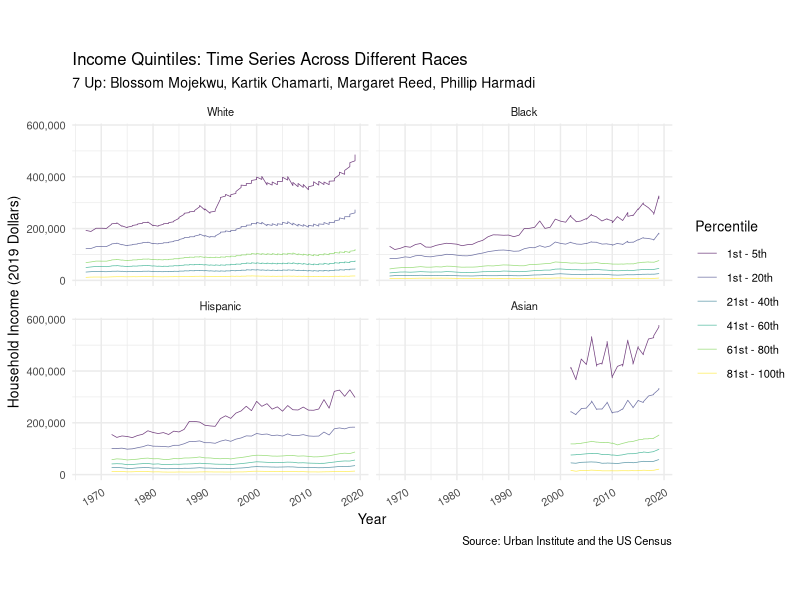
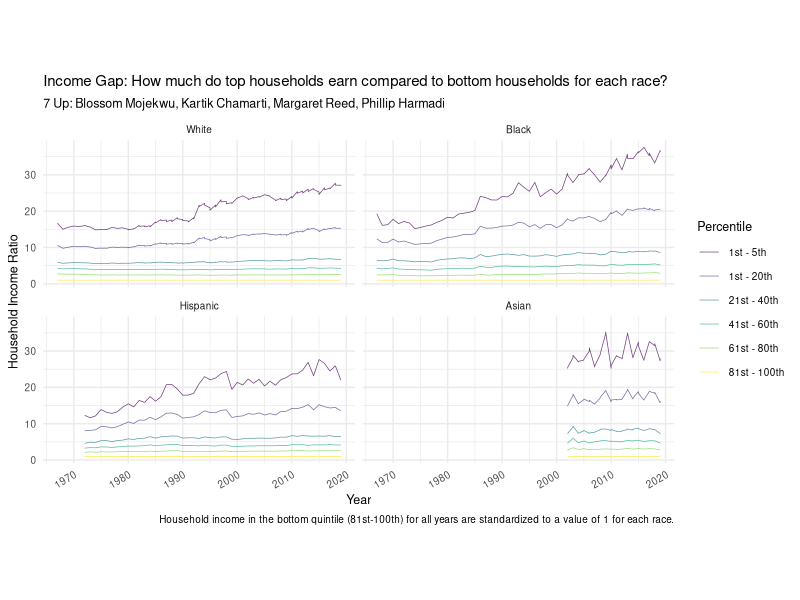
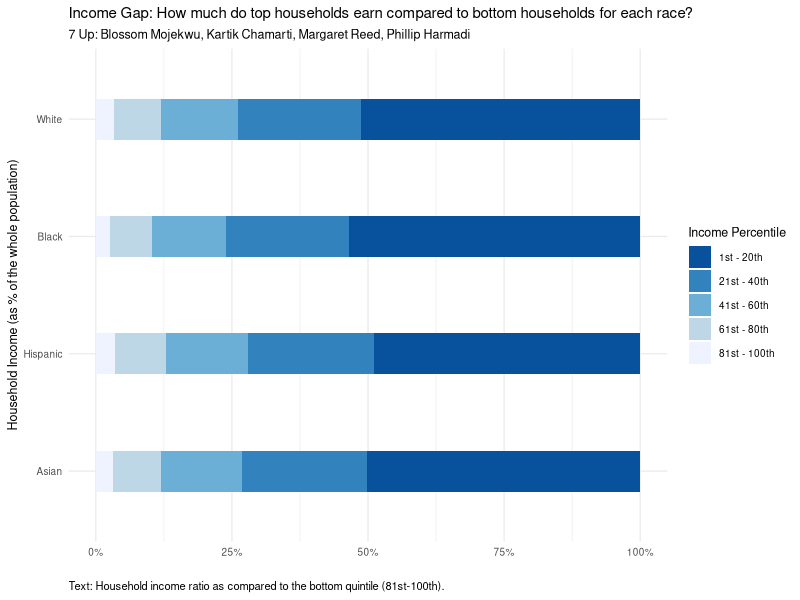
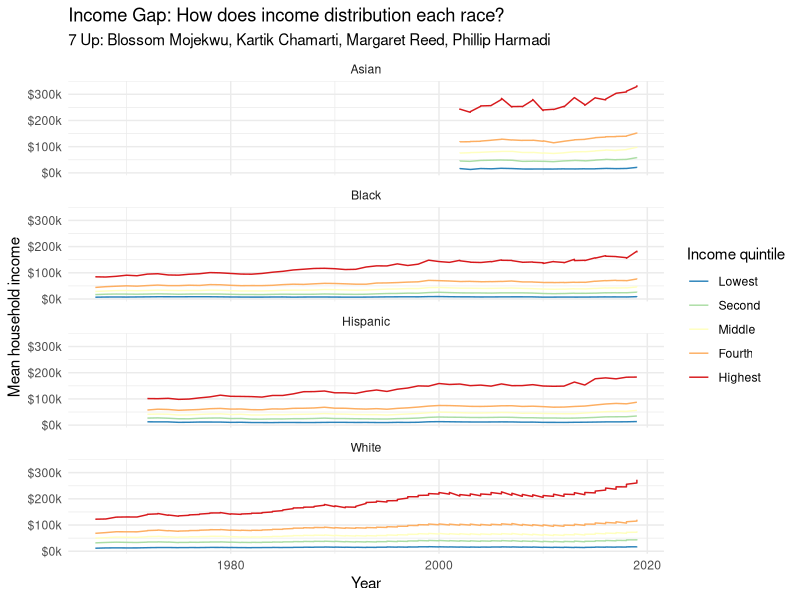

Write the R code that produced these figures, in order.
## ---- chunk 1
knitr::opts_chunk$set(echo = TRUE)
## ---- chunk 2
library(tidyverse)
library(lubridate)
library(plyr)
library(gganimate)
## ---- chunk 3
income_mean <- read.csv(file = "../data/income_mean.csv")

## ---- chunk 4
income_mean$race <- as.character(income_mean$race)

income_mean <- income_mean %>%
  mutate(race = str_remove(race, ',?\\s(.*)'))

income_mean$race <- factor(income_mean$race,
                           levels = c("All", "White", "Black", "Hispanic",
                                      "Asian"))
## ---- chunk 5
income_mean <- income_mean %>%
  mutate(income_percentile = case_when(
      income_quintile == "Top 5%"   ~ "1st - 5th",
      income_quintile == "Highest"  ~ "1st - 20th",
      income_quintile == "Second"   ~ "21st - 40th",
      income_quintile == "Middle"   ~ "41st - 60th",
      income_quintile == "Fourth"   ~ "61st - 80th",
      income_quintile == "Lowest"   ~ "81st - 100th")) 


income_mean$income_percentile <- as.factor(income_mean$income_percentile) 

income_mean$income_percentile <- factor(income_mean$income_percentile, 
                                        levels = c("1st - 5th", "1st - 20th", 
                                                   "21st - 40th",
                                                   "41st - 60th", "61st - 80th", 
                                                   "81st - 100th"))
## ---- chunk 6
income_mean <- income_mean %>% filter(dollar_type == "2019 Dollars")

income_mean <- income_mean %>% filter(race != "All")
## ---- chunk 7
ggplot(data = income_mean,
       mapping = aes(x = year,
                     y = income_dollars,
                     colour = income_percentile)) +
  geom_line(size = 0.25, alpha = 0.75) + 
  facet_wrap(. ~ race, nrow = 2) +
  labs(
    title = "Income Quintiles: Time Series Across Different Races",
    subtitle = "7 Up: Blossom Mojekwu, Kartik Chamarti, Margaret Reed, Phillip Harmadi",
    x = "Year", 
    y = "Household Income (2019 Dollars)", 
    color = "Percentile",
    caption = "Source: Urban Institute and the US Census"
    ) +
  scale_x_continuous(breaks = scales::pretty_breaks(n = 5)) +
  scale_y_continuous(labels = scales::comma) +
  scale_colour_viridis_d() +
  theme_minimal() +
  theme(text = element_text(size = 10), 
        axis.text.x = element_text(angle = 30, hjust = 1),
        axis.text.y = element_text(angle = 0, hjust = 1)) +
  coord_fixed(ratio = 1 / 20000)
## ---- chunk 8
income_mean_wider <- income_mean %>%
  select(-c(income_percentile)) %>%
  pivot_wider(names_from = income_quintile, 
                                  values_from = c("income_dollars")) %>% unnest()
income_mean_wider <- income_mean_wider %>%
  mutate(lowest_standardized = 1,
         second_standardized = Second / Lowest,
         middle_standardized = Middle / Lowest,
         fourth_standardized = Fourth / Lowest,
         highest_standardized = Highest / Lowest,
         top_5_pct_standardized = `Top 5%` / Lowest)

income_mean_wider <- income_mean_wider %>%
  select(-c("Lowest", "Second", "Middle", "Fourth", "Highest", "Top 5%")) %>%
  filter(dollar_type == "2019 Dollars") %>%
  select(-c("dollar_type")) 
## ---- chunk 9
income_mean_final <- income_mean_wider %>% 
  pivot_longer(cols = !year:race,
               names_to = "income_quintile", 
               values_to = "income_dollars")

income_mean_final <- income_mean_final %>%
  mutate(income_percentile = case_when(
      income_quintile == "top_5_pct_standardized"    ~ "1st - 5th",
      income_quintile == "highest_standardized"      ~ "1st - 20th",
      income_quintile == "fourth_standardized"       ~ "21st - 40th",
      income_quintile == "middle_standardized"       ~ "41st - 60th",
      income_quintile == "second_standardized"       ~ "61st - 80th",
      income_quintile == "lowest_standardized"       ~ "81st - 100th"),
      income_dollars_standardized = income_dollars) %>%
  select(-c("income_dollars"))

income_mean_final$income_percentile <- factor(income_mean_final$income_percentile, 
                                        levels = c("1st - 5th", "1st - 20th", 
                                                   "21st - 40th",
                                                   "41st - 60th", "61st - 80th", 
                                                   "81st - 100th"))
## ---- chunk 10
ggplot(data = income_mean_final,
       mapping = aes(x = year,
                     y = income_dollars_standardized,
                     colour = income_percentile)) +
  geom_line(size = 0.25, alpha = 0.75) + 
  facet_wrap(. ~ race, nrow = 2) +
  labs(
    title = "Income Gap: How much do top households earn compared to bottom households for each race?",
    subtitle = "7 Up: Blossom Mojekwu, Kartik Chamarti, Margaret Reed, Phillip Harmadi",
    x = "Year", y = "Household Income Ratio", 
    color = "Percentile",
    caption = "Household income in the bottom quintile (81st-100th) for all years are standardized to a value of 1 for each race."
    ) +
  scale_x_continuous(breaks = scales::pretty_breaks(n = 5)) +
  scale_y_continuous(labels = scales::comma) +
  scale_colour_viridis_d() +
  theme_minimal() +
  theme(text = element_text(size = 9), 
        axis.text.x = element_text(angle = 30, hjust = 1),
        axis.text.y = element_text(angle = 0, hjust = 1)) +
  coord_fixed(ratio = 1 / 1.5)
## ---- chunk 11
income_mean_final <- income_mean_final %>%
  mutate(income_quintile = fct_reorder(.f = income_quintile, .x = income_dollars_standardized, 
                                     .fun = mean, na.rm = FALSE, .desc = TRUE)) %>%
  filter(year == 2019) %>%
  filter(income_quintile != "top_5_pct_standardized") 

income_mean_final
## ---- chunk 12

#the following dataframe that I created shows the total values for each box based on race and income quintile. 
# finding a way to merge both dataframes should allow it so that the geom_text label
# can access the data.
# link for help: https://stackoverflow.com/questions/6644997/showing-data-values-on-stacked-bar-chart-in-ggplot2

income_mean_final %>%
  mutate(income_quintile = fct_reorder(.f = income_quintile, .x = income_dollars_standardized,                              .fun = mean, na.rm = FALSE, .desc = TRUE)) %>%
  filter(year == 2019) %>%
  filter(income_quintile != "top_5_pct_standardized") %>%
ggplot(aes(fill = income_percentile, 
             x = income_dollars_standardized, 
             y = reorder(race, desc(race)), 
             width = 0.35)) + 
  geom_bar(position = "fill", stat = "identity") +
  scale_fill_brewer(type = "seq", palette = "Blues", direction = -1) +
  labs(
    title = "Income Gap: How much do top households earn compared to bottom households for each race?",
    subtitle = "7 Up: Blossom Mojekwu, Kartik Chamarti, Margaret Reed, Phillip Harmadi",
    x = "", y = "Household Income (as % of the whole population)", 
    fill = "Income Percentile",
    caption = "Text: Household income ratio as compared to the bottom quintile (81st-100th)."
    ) +
  scale_colour_viridis_d() +
  scale_x_continuous(labels = scales::percent_format(scale = 100)) +
  theme_minimal(base_size = 10) +
  theme(text = element_text(size = 9),
        plot.caption = element_text(size = 8, hjust = 0))

## ---- chunk 13
income_mean %>%
  filter(!str_detect(race, "Combination"),
         !str_detect(race, "Not Hispanic"),
         !str_detect(race, "All"),
         dollar_type == "2019 Dollars",
         income_quintile != "Top 5%") %>%
  mutate(race = str_remove(race, ',?\\s(.*)'),
         income_quintile = ordered(income_quintile, c("Lowest", "Second", 
                                                      "Middle", "Fourth", 
                                                      "Highest"))) %>%
  ggplot(
    aes(x = year, y = income_dollars, color = income_quintile)
  ) +
  geom_line() +
  facet_wrap(.~race, ncol = 1) +
  scale_y_continuous(labels = scales::label_number(big.mark = ",", 
                                                   scale = 0.001, 
                                                   suffix = "k",
                                                   prefix = "$")) +
  scale_color_brewer(type = "seq", palette = "Spectral", direction = -1) +
  labs(
    title = "Income Gap: How does income distribution each race?",
    subtitle = "7 Up: Blossom Mojekwu, Kartik Chamarti, Margaret Reed, Phillip Harmadi",
    x = "Year", y = "Mean household income", 
    color = "Income quintile"
    ) +
  theme_minimal()
## ---- chunk 14
plot_6_anim <- income_mean %>%
  filter(!str_detect(race, "Combination"),
         !str_detect(race, "Not Hispanic"),
         !str_detect(race, "All"),
         dollar_type == "2019 Dollars",
         income_quintile != "Top 5%") %>%
  mutate(race = str_remove(race, ',?\\s(.*)'),
         income_quintile = ordered(income_quintile, c("Lowest", "Second", 
                                                      "Middle", "Fourth", 
                                                      "Highest"))) %>%
  ggplot(
    aes(x = year, y = income_dollars, color = income_quintile)
  ) +
  geom_line() +
  facet_wrap(.~race, ncol = 1) +
  scale_y_continuous(labels = scales::label_number(big.mark = ",", 
                                                   scale = 0.001, 
                                                   suffix = "k",
                                                   prefix = "$")) +
  scale_color_brewer(type = "seq", palette = "Spectral", direction = -1) +
  labs(
    title = "Income Gap: How does income distribution each race?",
    subtitle = "7 Up: Blossom Mojekwu, Kartik Chamarti, Margaret Reed, Phillip Harmadi",
    x = "Year", y = "Mean household income", 
    color = "Income quintile"
    ) +
  theme_minimal()

plot6.1.animate = plot_6_anim +
  transition_time(year)
